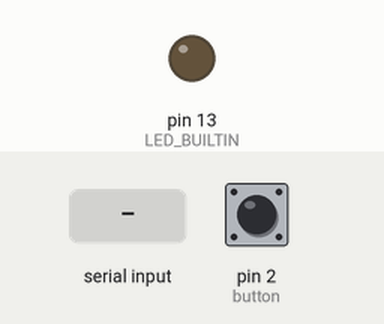
This sketch was run on a simulated Arduino Uno, built with avr-gcc and run on an emulated ATmega328P. Parts: output pins drawn as LEDs (lit = HIGH). The test bench sets the inputs (shaded band); at power-on: pin 2 (button) HIGH. What the sketch prints to the serial monitor is not drawn.

Above: at 1.2 s.
1.3 s: "a\n" received over Serial
At 2.7 s:
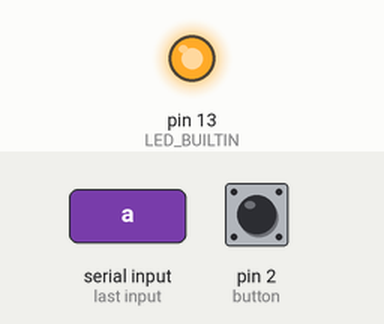
Timing chart, 0 to 4.8 s (numbered marks = the images above; inputs shaded):
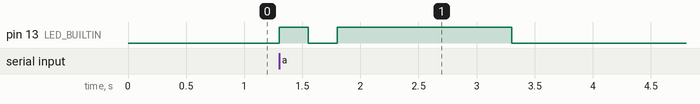

Measured:
- after the input at 1.3 s, pin 13 (LED_BUILTIN): LOW → HIGH at once, → LOW 0.25 s later, → HIGH 0.25 s later, → LOW 1.5 s later

The sketch:

blinkName.ino
```cpp
const int button = 2;
int buttonState = 0;
int lastButtonState = HIGH;
bool nameBlinking = false;
int charIndex = 0;

char inputName[100];
int inputIndex = 0;

void setup() {
  pinMode(LED_BUILTIN, OUTPUT);
  pinMode(button, INPUT_PULLUP);
  Serial.begin(9600);
  Serial.println("Enter the name you want to blink in Morse code (a-z, space):");
}

void dot() {
  digitalWrite(LED_BUILTIN, HIGH);
  delay(250);
  digitalWrite(LED_BUILTIN, LOW);
  delay(250);
}

void dash() {
  digitalWrite(LED_BUILTIN, HIGH);
  delay(1500);
  digitalWrite(LED_BUILTIN, LOW);
  delay(250);
}

void morse_encryption(char name) {
  switch (name) {
    case 'a':
      dot();
      dash();
      break;
    case 'b':
      dash();
      dot();
      dot();
      dot();
      break;
    case 'c':
      dash();
      dot();
      dash();
      dot();
      break;
    case 'd':
      dash();
      dot();
      dot();
      break;
    case 'e':
      dot();
      break;
    case 'f':
      dot();
      dot();
      dash();
      dot();
      break;
    case 'g':
      dash();
      dash();
      dot();
      break;
    case 'h':
      dot();
      dot();
      dot();
      dot();
      break;
    case 'i':
      dot();
      dot();
      break;
    case 'j':
      dot();
      dash();
      dash();
      dash();
      break;
    case 'k':
      dash();
      dot();
      dash();
      break;
    case 'l':
      dot();
      dash();
      dot();
      dot();
      break;
    case 'm':
      dash();
      dash();
      break;
    case 'n':
      dash();
      dot();
      break;
    case 'o':
      dash();
      dash();
      dash();
      break;
    case 'p':
      dot();
      dash();
      dash();
      dot();
      break;
    case 'q':
      dash();
      dash();
      dot();
      dash();
      break;
    case 'r':
      dot();
      dash();
      dot();
      break;
    case 's':
      dot();
      dot();
      dot();
      break;
    case 't':
      dash();
      break;
    case 'u':
      dot();
      dot();
      dash();
      break;
    case 'v':
      dot();
      dot();
      dot();
      dash();
      break;
    case 'w':
      dot();
      dash();
      dash();
      break;
    case 'x':
      dash();
      dot();
      dot();
      dash();
      break;
    case 'y':
      dash();
      dot();
      dash();
      dash();
      break;
    case 'z':
      dash();
      dash();
      dot();
      dot();
      break;
    case ' ':
      // Space
      delay(3500); // 3.5 seconds for word spacing
      break;
    default:
      // Ignore unknown characters
      break;
  }
}

void loop() {
  buttonState = digitalRead(button);

  if (buttonState == LOW && lastButtonState == HIGH) {
    nameBlinking = !nameBlinking;
    charIndex = 0;
  }

  lastButtonState = buttonState;

  if (nameBlinking) {
    if (inputName[charIndex] != '\0') {
      char name = inputName[charIndex];
      morse_encryption(name);
      delay(1000);

      charIndex++;
    } else {
      nameBlinking = false;
    }
  } else {
    digitalWrite(LED_BUILTIN, LOW);
  }

  while (Serial.available() > 0) {
    char incoming = Serial.read();
    if (incoming == '\n' || inputIndex >= sizeof(inputName) - 1) {
      inputName[inputIndex] = '\0';
      inputIndex = 0;
      nameBlinking = true;
    } else {
      inputName[inputIndex] = incoming;
      inputIndex++;
    }
  }
}
```
